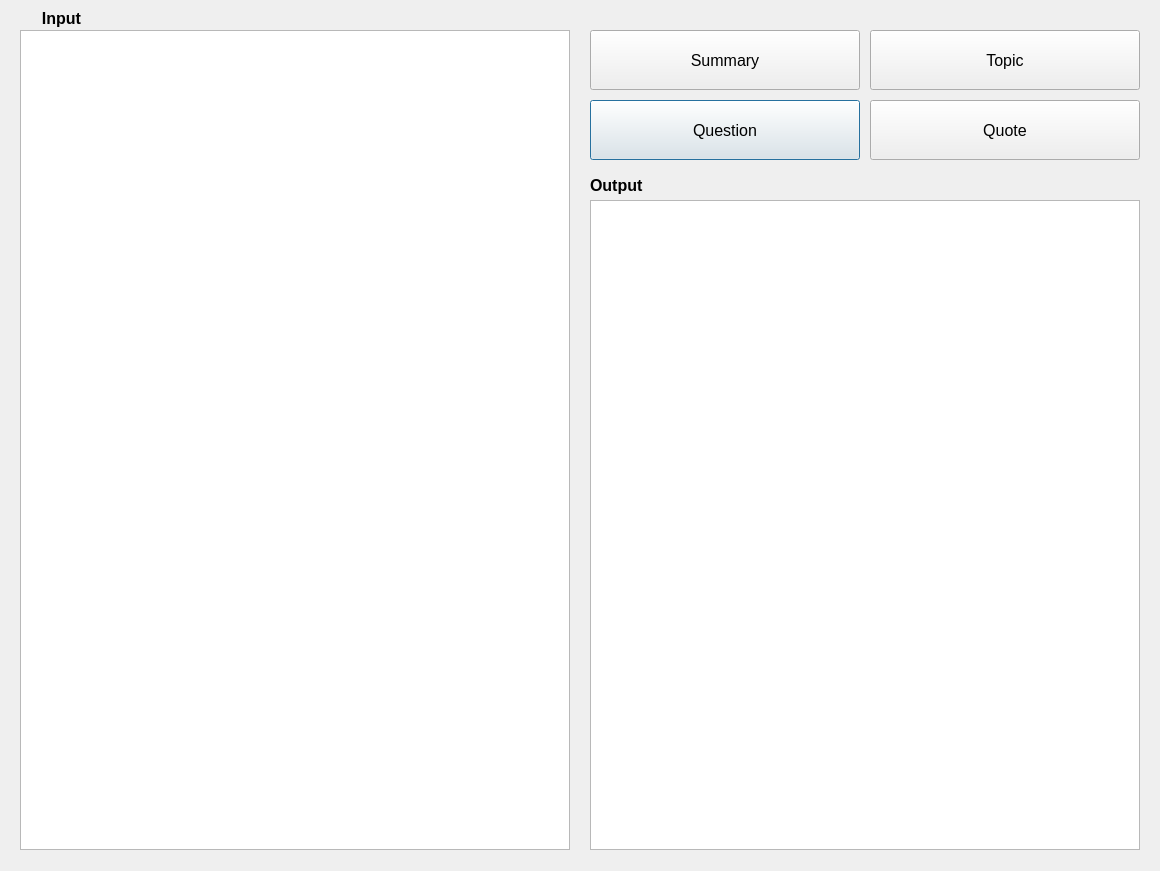
<?xml version="1.0" encoding="UTF-8"?>
<ui version="4.0">
 <class>Dialog</class>
 <widget class="QDialog" name="Dialog">
  <property name="geometry">
   <rect>
    <x>0</x>
    <y>0</y>
    <width>1160</width>
    <height>871</height>
   </rect>
  </property>
  <property name="windowTitle">
   <string>Dialog</string>
  </property>
  <widget class="QTextBrowser" name="TextOutput">
   <property name="geometry">
    <rect>
     <x>590</x>
     <y>200</y>
     <width>550</width>
     <height>650</height>
    </rect>
   </property>
  </widget>
  <widget class="QTextEdit" name="TextInput">
   <property name="geometry">
    <rect>
     <x>20</x>
     <y>30</y>
     <width>550</width>
     <height>820</height>
    </rect>
   </property>
  </widget>
  <widget class="QLabel" name="label">
   <property name="geometry">
    <rect>
     <x>20</x>
     <y>8</y>
     <width>61</width>
     <height>21</height>
    </rect>
   </property>
   <property name="font">
    <font>
     <pointsize>12</pointsize>
     <weight>75</weight>
     <bold>true</bold>
    </font>
   </property>
   <property name="text">
    <string>Input</string>
   </property>
   <property name="alignment">
    <set>Qt::AlignRight|Qt::AlignTrailing|Qt::AlignVCenter</set>
   </property>
  </widget>
  <widget class="QLabel" name="label_2">
   <property name="geometry">
    <rect>
     <x>590</x>
     <y>170</y>
     <width>81</width>
     <height>31</height>
    </rect>
   </property>
   <property name="font">
    <font>
     <pointsize>12</pointsize>
     <weight>75</weight>
     <bold>true</bold>
    </font>
   </property>
   <property name="text">
    <string>Output</string>
   </property>
   <property name="alignment">
    <set>Qt::AlignLeading|Qt::AlignLeft|Qt::AlignVCenter</set>
   </property>
  </widget>
  <widget class="QPushButton" name="ButtonQuestion">
   <property name="geometry">
    <rect>
     <x>590</x>
     <y>100</y>
     <width>270</width>
     <height>60</height>
    </rect>
   </property>
   <property name="font">
    <font>
     <pointsize>12</pointsize>
     <weight>50</weight>
     <bold>false</bold>
    </font>
   </property>
   <property name="text">
    <string>Question</string>
   </property>
  </widget>
  <widget class="QPushButton" name="ButtonQuote">
   <property name="geometry">
    <rect>
     <x>870</x>
     <y>100</y>
     <width>270</width>
     <height>60</height>
    </rect>
   </property>
   <property name="font">
    <font>
     <pointsize>12</pointsize>
     <weight>50</weight>
     <bold>false</bold>
    </font>
   </property>
   <property name="text">
    <string>Quote</string>
   </property>
  </widget>
  <widget class="QPushButton" name="ButtonSummary">
   <property name="geometry">
    <rect>
     <x>590</x>
     <y>30</y>
     <width>270</width>
     <height>60</height>
    </rect>
   </property>
   <property name="font">
    <font>
     <pointsize>12</pointsize>
     <weight>50</weight>
     <bold>false</bold>
    </font>
   </property>
   <property name="text">
    <string>Summary</string>
   </property>
  </widget>
  <widget class="QPushButton" name="ButtonTopic">
   <property name="geometry">
    <rect>
     <x>870</x>
     <y>30</y>
     <width>270</width>
     <height>60</height>
    </rect>
   </property>
   <property name="font">
    <font>
     <pointsize>12</pointsize>
     <weight>50</weight>
     <bold>false</bold>
    </font>
   </property>
   <property name="text">
    <string>Topic</string>
   </property>
  </widget>
 </widget>
 <resources/>
 <connections/>
</ui>
